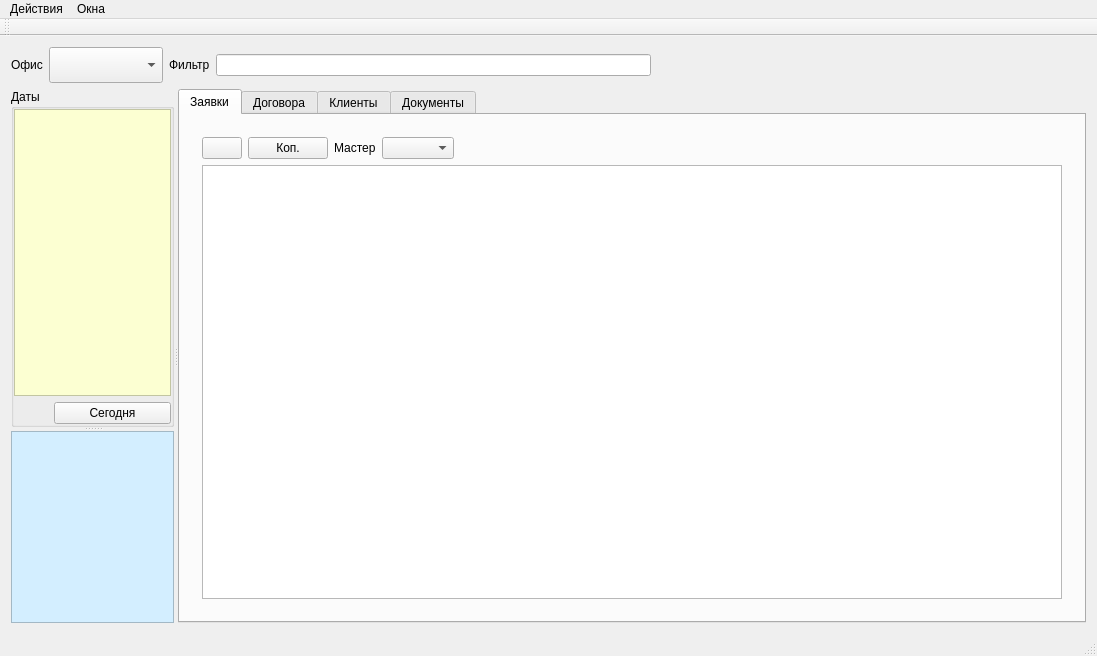
<?xml version="1.0" encoding="UTF-8"?>
<ui version="4.0">
 <class>MainWindow</class>
 <widget class="QMainWindow" name="MainWindow">
  <property name="geometry">
   <rect>
    <x>0</x>
    <y>0</y>
    <width>1097</width>
    <height>656</height>
   </rect>
  </property>
  <property name="windowTitle">
   <string>Kcrm</string>
  </property>
  <property name="windowIcon">
   <iconset resource="kcrm.qrc">
    <normaloff>:/images/kcrm.png</normaloff>:/images/kcrm.png</iconset>
  </property>
  <widget class="QWidget" name="centralWidget">
   <layout class="QVBoxLayout" name="verticalLayout_2">
    <item>
     <layout class="QHBoxLayout" name="horizontalLayout_5">
      <item>
       <widget class="QLabel" name="officeLabel">
        <property name="text">
         <string>Офис</string>
        </property>
       </widget>
      </item>
      <item>
       <widget class="QComboBox" name="officeComboBox">
        <property name="font">
         <font>
          <pointsize>18</pointsize>
         </font>
        </property>
        <property name="maxVisibleItems">
         <number>20</number>
        </property>
       </widget>
      </item>
      <item>
       <widget class="QLabel" name="filterLabel">
        <property name="text">
         <string>Фильтр</string>
        </property>
       </widget>
      </item>
      <item>
       <widget class="QLineEdit" name="filterLineEdit">
        <property name="clearButtonEnabled">
         <bool>true</bool>
        </property>
       </widget>
      </item>
      <item>
       <spacer name="horizontalSpacer_4">
        <property name="orientation">
         <enum>Qt::Horizontal</enum>
        </property>
        <property name="sizeHint" stdset="0">
         <size>
          <width>40</width>
          <height>20</height>
         </size>
        </property>
       </spacer>
      </item>
     </layout>
    </item>
    <item>
     <widget class="QSplitter" name="mainSplitter">
      <property name="orientation">
       <enum>Qt::Horizontal</enum>
      </property>
      <widget class="QSplitter" name="leftPanelSplitter">
       <property name="sizePolicy">
        <sizepolicy hsizetype="Minimum" vsizetype="Preferred">
         <horstretch>1</horstretch>
         <verstretch>0</verstretch>
        </sizepolicy>
       </property>
       <property name="minimumSize">
        <size>
         <width>100</width>
         <height>0</height>
        </size>
       </property>
       <property name="orientation">
        <enum>Qt::Vertical</enum>
       </property>
       <property name="childrenCollapsible">
        <bool>false</bool>
       </property>
       <widget class="QGroupBox" name="datesGroupBox">
        <property name="sizePolicy">
         <sizepolicy hsizetype="Minimum" vsizetype="Preferred">
          <horstretch>0</horstretch>
          <verstretch>2</verstretch>
         </sizepolicy>
        </property>
        <property name="title">
         <string>Даты</string>
        </property>
        <layout class="QVBoxLayout" name="verticalLayout">
         <property name="leftMargin">
          <number>0</number>
         </property>
         <property name="topMargin">
          <number>0</number>
         </property>
         <property name="rightMargin">
          <number>0</number>
         </property>
         <property name="bottomMargin">
          <number>0</number>
         </property>
         <item>
          <widget class="QTreeWidget" name="datesTreeWidget">
           <property name="sizePolicy">
            <sizepolicy hsizetype="Minimum" vsizetype="Expanding">
             <horstretch>0</horstretch>
             <verstretch>0</verstretch>
            </sizepolicy>
           </property>
           <property name="toolTip">
            <string>&lt;html&gt;&lt;head/&gt;&lt;body&gt;&lt;p&gt;Заявки: дата выполнения&lt;/p&gt;&lt;p&gt;Договора: дата следующего то&lt;/p&gt;&lt;p&gt;Клиенты: дата следующего звонка&lt;/p&gt;&lt;/body&gt;&lt;/html&gt;</string>
           </property>
           <property name="styleSheet">
            <string notr="true">background-color: rgb(252, 255, 210);s</string>
           </property>
           <property name="verticalScrollMode">
            <enum>QAbstractItemView::ScrollPerPixel</enum>
           </property>
           <property name="animated">
            <bool>true</bool>
           </property>
           <attribute name="headerVisible">
            <bool>false</bool>
           </attribute>
           <column>
            <property name="text">
             <string notr="true">1</string>
            </property>
           </column>
          </widget>
         </item>
         <item>
          <layout class="QHBoxLayout" name="horizontalLayout_3">
           <property name="sizeConstraint">
            <enum>QLayout::SetMinimumSize</enum>
           </property>
           <item>
            <spacer name="horizontalSpacer_2">
             <property name="orientation">
              <enum>Qt::Horizontal</enum>
             </property>
             <property name="sizeType">
              <enum>QSizePolicy::Minimum</enum>
             </property>
             <property name="sizeHint" stdset="0">
              <size>
               <width>40</width>
               <height>20</height>
              </size>
             </property>
            </spacer>
           </item>
           <item>
            <widget class="QPushButton" name="todayPushButton">
             <property name="text">
              <string>Сегодня</string>
             </property>
            </widget>
           </item>
          </layout>
         </item>
        </layout>
       </widget>
       <widget class="QTextEdit" name="requestInfoTextEdit">
        <property name="sizePolicy">
         <sizepolicy hsizetype="Minimum" vsizetype="Minimum">
          <horstretch>0</horstretch>
          <verstretch>1</verstretch>
         </sizepolicy>
        </property>
        <property name="styleSheet">
         <string notr="true">background-color: rgb(211, 238, 255);</string>
        </property>
        <property name="readOnly">
         <bool>true</bool>
        </property>
       </widget>
      </widget>
      <widget class="QTabWidget" name="tabWidget">
       <property name="sizePolicy">
        <sizepolicy hsizetype="Expanding" vsizetype="Expanding">
         <horstretch>3</horstretch>
         <verstretch>0</verstretch>
        </sizepolicy>
       </property>
       <property name="currentIndex">
        <number>0</number>
       </property>
       <widget class="QWidget" name="requestsTab">
        <attribute name="title">
         <string>Заявки</string>
        </attribute>
        <layout class="QVBoxLayout" name="verticalLayout_3">
         <item>
          <widget class="QWidget" name="widget" native="true">
           <property name="sizePolicy">
            <sizepolicy hsizetype="Preferred" vsizetype="Preferred">
             <horstretch>5</horstretch>
             <verstretch>0</verstretch>
            </sizepolicy>
           </property>
           <layout class="QVBoxLayout" name="verticalLayout_4">
            <item>
             <layout class="QHBoxLayout" name="horizontalLayout">
              <item>
               <widget class="QPushButton" name="newRequestPushButton">
                <property name="toolTip">
                 <string>Новая заявка</string>
                </property>
                <property name="text">
                 <string/>
                </property>
                <property name="icon">
                 <iconset resource="kcrm.qrc">
                  <normaloff>:/images/new.png</normaloff>:/images/new.png</iconset>
                </property>
                <property name="iconSize">
                 <size>
                  <width>24</width>
                  <height>24</height>
                 </size>
                </property>
               </widget>
              </item>
              <item>
               <widget class="QPushButton" name="copyRequestPushButton">
                <property name="text">
                 <string>Коп.</string>
                </property>
               </widget>
              </item>
              <item>
               <widget class="QLabel" name="performerLabel">
                <property name="text">
                 <string>Мастер</string>
                </property>
               </widget>
              </item>
              <item>
               <widget class="QComboBox" name="performerComboBox"/>
              </item>
              <item>
               <spacer name="horizontalSpacer">
                <property name="orientation">
                 <enum>Qt::Horizontal</enum>
                </property>
                <property name="sizeHint" stdset="0">
                 <size>
                  <width>40</width>
                  <height>20</height>
                 </size>
                </property>
               </spacer>
              </item>
             </layout>
            </item>
            <item>
             <widget class="QTableView" name="requestsTableView">
              <property name="sizePolicy">
               <sizepolicy hsizetype="Expanding" vsizetype="Expanding">
                <horstretch>5</horstretch>
                <verstretch>0</verstretch>
               </sizepolicy>
              </property>
              <property name="selectionBehavior">
               <enum>QAbstractItemView::SelectRows</enum>
              </property>
              <property name="verticalScrollMode">
               <enum>QAbstractItemView::ScrollPerPixel</enum>
              </property>
              <property name="horizontalScrollMode">
               <enum>QAbstractItemView::ScrollPerItem</enum>
              </property>
              <attribute name="horizontalHeaderShowSortIndicator" stdset="0">
               <bool>true</bool>
              </attribute>
              <attribute name="verticalHeaderDefaultSectionSize">
               <number>25</number>
              </attribute>
             </widget>
            </item>
           </layout>
          </widget>
         </item>
        </layout>
       </widget>
       <widget class="QWidget" name="agreementsTab">
        <attribute name="title">
         <string>Договора</string>
        </attribute>
        <layout class="QVBoxLayout" name="verticalLayout_5">
         <item>
          <layout class="QHBoxLayout" name="horizontalLayout_2">
           <item>
            <widget class="QLabel" name="agrFilterTrestLabel">
             <property name="text">
              <string>Трест</string>
             </property>
            </widget>
           </item>
           <item>
            <widget class="QComboBox" name="agrFilterTrestComboBox"/>
           </item>
           <item>
            <widget class="QLabel" name="agrFilterTypeLabel">
             <property name="text">
              <string>Тип</string>
             </property>
            </widget>
           </item>
           <item>
            <widget class="QComboBox" name="agrFilterTypeComboBox"/>
           </item>
           <item>
            <widget class="QCheckBox" name="showTerminatedAgreementsCheckBox">
             <property name="text">
              <string>Показать расторгнутые</string>
             </property>
            </widget>
           </item>
           <item>
            <spacer name="horizontalSpacer_3">
             <property name="orientation">
              <enum>Qt::Horizontal</enum>
             </property>
             <property name="sizeHint" stdset="0">
              <size>
               <width>40</width>
               <height>20</height>
              </size>
             </property>
            </spacer>
           </item>
           <item>
            <widget class="QPushButton" name="newAgreementPushButton">
             <property name="toolTip">
              <string>Новый договор</string>
             </property>
             <property name="text">
              <string/>
             </property>
             <property name="icon">
              <iconset resource="kcrm.qrc">
               <normaloff>:/images/new.png</normaloff>:/images/new.png</iconset>
             </property>
             <property name="iconSize">
              <size>
               <width>32</width>
               <height>32</height>
              </size>
             </property>
            </widget>
           </item>
          </layout>
         </item>
         <item>
          <widget class="QTableView" name="agreementsTableView">
           <property name="selectionBehavior">
            <enum>QAbstractItemView::SelectRows</enum>
           </property>
           <property name="verticalScrollMode">
            <enum>QAbstractItemView::ScrollPerPixel</enum>
           </property>
           <property name="horizontalScrollMode">
            <enum>QAbstractItemView::ScrollPerPixel</enum>
           </property>
           <attribute name="horizontalHeaderShowSortIndicator" stdset="0">
            <bool>true</bool>
           </attribute>
          </widget>
         </item>
        </layout>
       </widget>
       <widget class="QWidget" name="clientsTab">
        <attribute name="title">
         <string>Клиенты</string>
        </attribute>
        <layout class="QHBoxLayout" name="horizontalLayout_6">
         <property name="leftMargin">
          <number>5</number>
         </property>
         <property name="rightMargin">
          <number>5</number>
         </property>
         <property name="bottomMargin">
          <number>0</number>
         </property>
         <item>
          <widget class="QTableView" name="clientsTableView">
           <property name="selectionBehavior">
            <enum>QAbstractItemView::SelectRows</enum>
           </property>
           <property name="sortingEnabled">
            <bool>true</bool>
           </property>
          </widget>
         </item>
        </layout>
       </widget>
       <widget class="QWidget" name="documentsTab">
        <attribute name="title">
         <string>Документы</string>
        </attribute>
        <layout class="QHBoxLayout" name="horizontalLayout_4">
         <item>
          <widget class="QScrollArea" name="scrollArea">
           <property name="widgetResizable">
            <bool>true</bool>
           </property>
           <widget class="QWidget" name="scrollAreaWidgetContents">
            <property name="geometry">
             <rect>
              <x>0</x>
              <y>0</y>
              <width>899</width>
              <height>396</height>
             </rect>
            </property>
            <layout class="QVBoxLayout" name="verticalLayout_6">
             <item>
              <layout class="QGridLayout" name="documentsGridLayout"/>
             </item>
            </layout>
           </widget>
          </widget>
         </item>
        </layout>
       </widget>
      </widget>
     </widget>
    </item>
   </layout>
  </widget>
  <widget class="QMenuBar" name="menuBar">
   <property name="geometry">
    <rect>
     <x>0</x>
     <y>0</y>
     <width>1097</width>
     <height>24</height>
    </rect>
   </property>
   <widget class="QMenu" name="dialogsMenu">
    <property name="title">
     <string>Окна</string>
    </property>
    <widget class="QMenu" name="columnsMenu">
     <property name="title">
      <string>Столбцы заявок</string>
     </property>
     <addaction name="columnCreateDateAction"/>
     <addaction name="columnPerformDateAction"/>
     <addaction name="columnDirectionAction"/>
     <addaction name="columnAddressAction"/>
     <addaction name="columnSurnameAction"/>
     <addaction name="columnNameAction"/>
     <addaction name="columnPhone1Action"/>
     <addaction name="columnPhone2Action"/>
     <addaction name="columnDeviceNameAction"/>
     <addaction name="columnDefectAction"/>
     <addaction name="columnCostAction"/>
     <addaction name="columnPerformerAction"/>
     <addaction name="columnCreatorAction"/>
     <addaction name="columnStatusAction"/>
     <addaction name="columnCollectionAction"/>
    </widget>
    <addaction name="columnsMenu"/>
    <addaction name="separator"/>
    <addaction name="performerBillsAction"/>
    <addaction name="optionsAction"/>
    <addaction name="officesAction"/>
    <addaction name="trestsAction"/>
    <addaction name="usersAction"/>
    <addaction name="directionsAction"/>
    <addaction name="separator"/>
    <addaction name="eventsAction"/>
    <addaction name="timesheetAction"/>
   </widget>
   <widget class="QMenu" name="menu">
    <property name="title">
     <string>Действия</string>
    </property>
    <addaction name="refreshAction"/>
    <addaction name="copySelectedAction"/>
    <addaction name="separator"/>
    <addaction name="backupAction"/>
    <addaction name="resetAmountsAction"/>
   </widget>
   <addaction name="menu"/>
   <addaction name="dialogsMenu"/>
  </widget>
  <widget class="QToolBar" name="mainToolBar">
   <attribute name="toolBarArea">
    <enum>TopToolBarArea</enum>
   </attribute>
   <attribute name="toolBarBreak">
    <bool>false</bool>
   </attribute>
  </widget>
  <widget class="QStatusBar" name="statusBar"/>
  <action name="refreshAction">
   <property name="text">
    <string>Обновить</string>
   </property>
   <property name="shortcut">
    <string>F5</string>
   </property>
  </action>
  <action name="optionsAction">
   <property name="text">
    <string>Параметры</string>
   </property>
  </action>
  <action name="officesAction">
   <property name="text">
    <string>Офисы</string>
   </property>
  </action>
  <action name="copySelectedAction">
   <property name="text">
    <string>Копировать выделение</string>
   </property>
  </action>
  <action name="columnCreateDateAction">
   <property name="checkable">
    <bool>true</bool>
   </property>
   <property name="checked">
    <bool>true</bool>
   </property>
   <property name="text">
    <string>Дата создания</string>
   </property>
  </action>
  <action name="columnPerformDateAction">
   <property name="checkable">
    <bool>true</bool>
   </property>
   <property name="checked">
    <bool>true</bool>
   </property>
   <property name="text">
    <string>Дата выполнения</string>
   </property>
  </action>
  <action name="columnAddressAction">
   <property name="checkable">
    <bool>true</bool>
   </property>
   <property name="checked">
    <bool>true</bool>
   </property>
   <property name="text">
    <string>Адрес</string>
   </property>
  </action>
  <action name="columnSurnameAction">
   <property name="checkable">
    <bool>true</bool>
   </property>
   <property name="checked">
    <bool>true</bool>
   </property>
   <property name="text">
    <string>Фамилия</string>
   </property>
  </action>
  <action name="columnNameAction">
   <property name="checkable">
    <bool>true</bool>
   </property>
   <property name="checked">
    <bool>true</bool>
   </property>
   <property name="text">
    <string>Имя</string>
   </property>
  </action>
  <action name="columnPhone1Action">
   <property name="checkable">
    <bool>true</bool>
   </property>
   <property name="checked">
    <bool>true</bool>
   </property>
   <property name="text">
    <string>Телефон 1</string>
   </property>
  </action>
  <action name="columnPhone2Action">
   <property name="checkable">
    <bool>true</bool>
   </property>
   <property name="checked">
    <bool>true</bool>
   </property>
   <property name="text">
    <string>Телефон 2</string>
   </property>
  </action>
  <action name="columnDeviceNameAction">
   <property name="checkable">
    <bool>true</bool>
   </property>
   <property name="checked">
    <bool>true</bool>
   </property>
   <property name="text">
    <string>Марка/модель</string>
   </property>
  </action>
  <action name="columnDefectAction">
   <property name="checkable">
    <bool>true</bool>
   </property>
   <property name="checked">
    <bool>true</bool>
   </property>
   <property name="text">
    <string>Неисправность</string>
   </property>
  </action>
  <action name="columnCostAction">
   <property name="checkable">
    <bool>true</bool>
   </property>
   <property name="checked">
    <bool>true</bool>
   </property>
   <property name="text">
    <string>Сумма мастера</string>
   </property>
  </action>
  <action name="columnPerformerAction">
   <property name="checkable">
    <bool>true</bool>
   </property>
   <property name="checked">
    <bool>true</bool>
   </property>
   <property name="text">
    <string>Мастер</string>
   </property>
  </action>
  <action name="columnCreatorAction">
   <property name="checkable">
    <bool>true</bool>
   </property>
   <property name="checked">
    <bool>true</bool>
   </property>
   <property name="text">
    <string>Диспетчер</string>
   </property>
  </action>
  <action name="columnStatusAction">
   <property name="checkable">
    <bool>true</bool>
   </property>
   <property name="checked">
    <bool>true</bool>
   </property>
   <property name="text">
    <string>Состояние</string>
   </property>
  </action>
  <action name="columnCollectionAction">
   <property name="checkable">
    <bool>true</bool>
   </property>
   <property name="checked">
    <bool>true</bool>
   </property>
   <property name="text">
    <string>Инкассация</string>
   </property>
  </action>
  <action name="eventsAction">
   <property name="text">
    <string>События</string>
   </property>
  </action>
  <action name="backupAction">
   <property name="text">
    <string>Резервное копирование БД</string>
   </property>
  </action>
  <action name="performerBillsAction">
   <property name="text">
    <string>Счета</string>
   </property>
  </action>
  <action name="timesheetAction">
   <property name="text">
    <string>Табель рабочего времени</string>
   </property>
  </action>
  <action name="resetAmountsAction">
   <property name="text">
    <string>Сброс сумм</string>
   </property>
  </action>
  <action name="usersAction">
   <property name="text">
    <string>Пользователи</string>
   </property>
  </action>
  <action name="trestsAction">
   <property name="text">
    <string>Тресты</string>
   </property>
  </action>
  <action name="directionsAction">
   <property name="text">
    <string>Направления</string>
   </property>
  </action>
  <action name="columnDirectionAction">
   <property name="checkable">
    <bool>true</bool>
   </property>
   <property name="checked">
    <bool>true</bool>
   </property>
   <property name="text">
    <string>Направление</string>
   </property>
  </action>
 </widget>
 <layoutdefault spacing="6" margin="11"/>
 <resources>
  <include location="kcrm.qrc"/>
 </resources>
 <connections/>
</ui>
